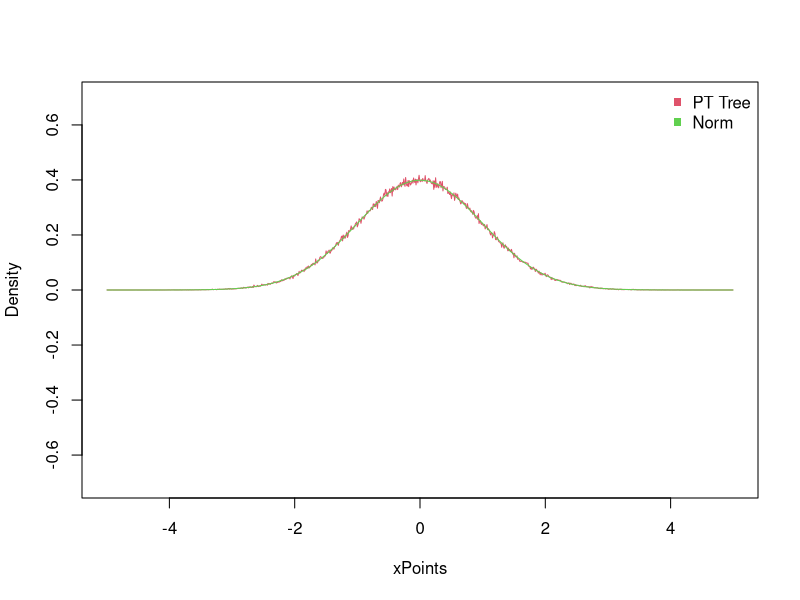

The R source for this figure:
# Interval
a <- -5
b <- 5



# maximum depth of the tree
maxK <- 10
nParam <- 2^(maxK + 1) - 2

# Break the whole set into disjoint partitions (leaf)
breaks <- a + (1:(2^maxK-1)) / (2^maxK) * (b-a) 


# Set the prior knowledge about alpha
a_prior <- rep(1/2, nParam)




# observations
y_obs <- rnorm(1000000)
y_obs[y_obs < a] = a
y_obs[y_obs > b] = b

# Count the number of observations falling into each partition
leaf_count <- hist(y_obs, breaks=c(-Inf, breaks, Inf), plot=FALSE)$counts


# find the carent count
get_parent_count <- function(child_count){
  parent_len = length(child_count) / 2
  return (child_count[2*(1:parent_len)-1] + child_count[2*(1:parent_len)])
}


count = c()
child_count = leaf_count
while(length(child_count) > 1){
  count = c(child_count, count)
  parent_count = get_parent_count(child_count)
  child_count = parent_count
}
   
  
a_post = a_prior + count



# Draw samples from the posterior of theta
theta = c()
for(i in 1:(length(a_post)/2)){
  theta = c(theta, rbeta(1, a_post[2*i-1], a_post[2*i]))
}


prob = c(theta[1], 1-theta[1])
prob_i = c(theta[1], 1-theta[1])
for(i in 2:maxK){
  new_prob_i = c()
  for(j in 1:length(prob_i)){
    x = theta[2^(i-1) + j - 1]
    new_prob_i = c(new_prob_i, prob_i[j]*x, prob_i[j]*(1-x))
  }
  prob_i = new_prob_i
  prob = c(prob, new_prob_i)
}




# compare density
get_prob <- function(x, breaks, leaf_prob){
  i = 1
  iEnd = length(leaf_prob)
  while((x > breaks[i]) & (i < iEnd)){
    i = i + 1
  }
  return(leaf_prob[i])
}


xPoints <- (c(a, breaks) + c(breaks, b)) / 2
p = prob[(length(prob)-2^(maxK)+1): length(prob)]

plot(xPoints, p/((b-a)/2^maxK), col=2, type="l", ylim=c(-0.7, 0.7), ylab="Density")
lines(xPoints, dnorm(xPoints), col=3, type="l")
legend("topright", pch=c(15,15), legend=c("PT Tree","Norm"), col=c(2,3), bty="n")

